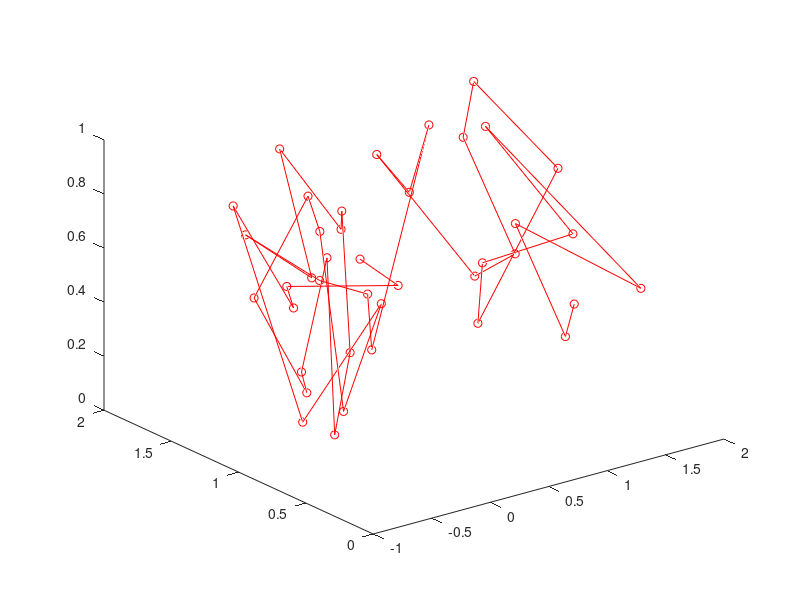

MATLAB code for this plot: (Note: this script raises an error after producing the figure.)
%% Testing Energies

%% Construct agent curves
revolutions = 0.5;
nodes = 40;
theta = linspace(0, 2*pi*revolutions, nodes)';

t = linspace(0,10, nodes)';
x = cos(theta)  + rand(numel(t),1);
y = sin(theta) +  rand(numel(t),1);
z = 0*theta +  rand(numel(t),1);

x1 = x;
y1 = z;
z1 = y;

plot3(x,y,z,'ro-');

A = [x';y';z';t'];
fA = reshape(A, [1, numel(A)])';
B = [x1';y1';z1';t'];
fB = reshape(B, [1, numel(B)])';
Q = [fA fB]; %flattened agent cols

%% Get the traditional KE
a1KE = kineticEnergy(Q, 1);
a1KE

%% Get new KE
%% psi(S) - L:(RS - F)
[F, Fblocks] = makeF(Q,Q,1);
[R, Rblocks, Sf, Sfblocks] = makeRS(Fblocks);
psi1 = Psi(Sf, Q, 1);
psi1


%% Make def Grad F
% 4x4 matrix F = dx*dX' / l0 for each segment
function[F, Fblocks] = makeF(Qn, Q0,i)
    q0_i = Q0(:, i); %4*nodes
    qn_i = Qn(:, i); %4*nodes
    dX = reshape(q0_i(5:end) - q0_i(1:end -4), 4, numel(q0_i)/4-1)';
    dx = reshape(qn_i(5:end) - qn_i(1:end -4), 4, numel(qn_i)/4-1)';
    l0 = sum(dX.*dX, 2);
    Fblocks = {};
    for i=1:size(dX,1)
        Fblocks{i} = (dx(i,:)'*dX(i,:))/l0(i);
    end
    F = blkdiag(Fblocks{:});
    
    %A =  reshape(dX', 1, numel(dX))';
    % A - F*A should be 0
end
%% Compute Psi(KE) from strains
function [e] = Psi(S, Q, i)
    m = 1; % constant mass
    q_i = Q(:, i); %4*nodes
    dX = q_i(5:end) - q_i(1:end -4);
    dy = S*dX;
    dy = reshape(dy, 4, numel(q_i)/4-1)';
    e = 0.5*m*sum(sum(dy(:, 1:3).*dy(:,1:3),2)./dy(:,4)); %kinetic energy
end

%% Solve procrustes for 4x4 R
function [R, Rblocks,S, Sblocks] = makeRS(Fblocks)
    Rblocks = {};
    Sblocks = {};
    for i=1:size(Fblocks,2)
        [u,s,v] = svd(Fblocks{i});
        % compute polar decomposition of F
        % into rot/strain components
        rot = u*v';
        strain = v*s*v'; %symmetric straing
        Rblocks{i} = rot;
        Sblocks{i} = strain;
    end
    R = blkdiag(Rblocks{:});
    S = blkdiag(Sblocks{:});

end

%% Make Diag Strain matrix from Q
function [S, Sblocks] = makeS(Q, i)
    q_i = Q(:, i); %4*nodes
    dx = reshape(q_i(5:end) - q_i(1:end -4), 4, numel(q_i)/4-1)';
    for i=1:size(dx,1)
        Sblocks{i} = diag(dx(i,1:4));
    end
    S = blkdiag(Sblocks{:});
end
%% Traditional KE Function
function [e] = kineticEnergy(Q, i)
    %various fun path energies, I'll use principle of least action becase I like it
    %kinetic energy of curve integrated along piecewise linear segment is 
    % 0.5*dx'*dx./dt
    m = 1; % constant mass
    q_i = Q(:, i); %4*nodes
    dx = reshape(q_i(5:end) - q_i(1:end -4), 4, numel(q_i)/4-1)';

    e = 0.5*m*sum(sum(dx(:, 1:3).*dx(:,1:3),2)./dx(:,4)); %kinetic energy
end